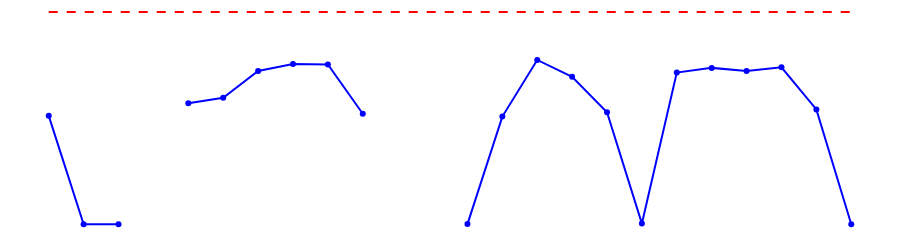
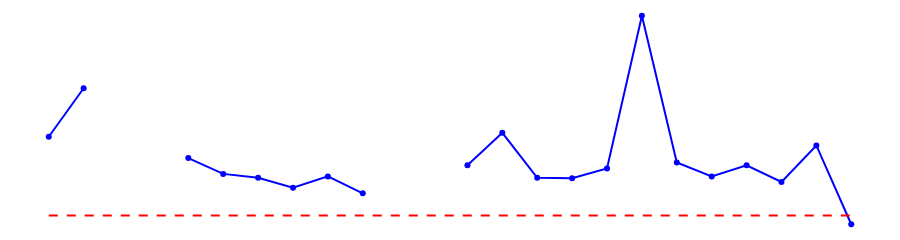
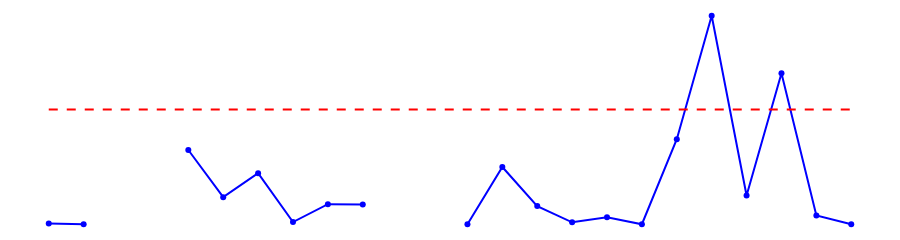

Notebook code for these charts, in order:
### Code cell
# Line Graph
# cSpell: disable=invalid-name
def line_graph(df: pd.DataFrame, indicator: str, meta: int):
    # Converter 'data_registro' para datetime e criar uma nova coluna 'data_turno'

    df["data_registro"] = pd.to_datetime(df["data_registro"])

    df["data_turno"] = df["data_registro"].dt.strftime("%Y-%m-%d")

    # Agrupar por 'data_turno' e 'turno' e calcular a média da eficiência

    df_grouped = df.groupby(["data_turno"])[indicator].mean().reset_index()

    # Multiplicar a eficiência por 100 para converter para porcentagem

    df_grouped[indicator] = df_grouped[indicator] * 100

    # Criar o gráfico

    fig = go.Figure(
        go.Scatter(
            x=df_grouped["data_turno"],
            y=df_grouped[indicator],
            mode="lines+markers",
            line=dict(color="blue"),
            marker=dict(color="blue"),
            hovertemplate="<i>Dia</i>: %{x}" + "<br><b>Porcentagem</b>: %{y:.1f}%<br>",
            hoverinfo="skip",
        )
    )

    # Linha de meta
    fig.add_trace(
        go.Scatter(
            x=df_grouped["data_turno"],
            y=[meta] * len(df_grouped),
            mode="lines",
            name="Meta",
            line=dict(color="red", dash="dash"),
            hovertemplate="<b>Meta</b>: %{y:.0f}%<extra></extra>",
        )
    )

    fig.update_layout(
        showlegend=False,
        plot_bgcolor="white",
        xaxis=dict(showticklabels=False),  # Esconde os valores do eixo x
        yaxis=dict(showticklabels=False),
        margin=dict(t=0, b=0, l=0, r=0),
        # height=None, # removido apenas para visualização no jupyter
        # autosize=True, # removido apenas para visualização no jupyter
        height=200,  # apenas para visualização no jupyter
    )

    fig.show()


line_graph(df_eff, "eficiencia", 90)


line_graph(df_perf, "performance", 4)


line_graph(df_reparos, "reparo", 4)

### Figure 1 — Plotly figure (JSON) as saved in the notebook; plotly's stock layout.template omitted (floating-point values rounded to 4 significant figures)
{"data": [{"hoverinfo": "skip", "hovertemplate": "<i>Dia</i>: %{x}<br><b>Porcentagem</b>: %{y:.1f}%<br>", "line": {"color": "blue"}, "marker": {"color": "blue"}, "mode": "lines+markers", "type": "scatter", "x": ["2024-02-01", "2024-02-02", "2024-02-03", "2024-02-04", "2024-02-05", "2024-02-06", "2024-02-07", "2024-02-08", "2024-02-09", "2024-02-10", "2024-02-11", "2024-02-12", "2024-02-13", "2024-02-14", "2024-02-15", "2024-02-16", "2024-02-17", "2024-02-18", "2024-02-19", "2024-02-20", "2024-02-21", "2024-02-22", "2024-02-23", "2024-02-24"], "y": [45.96, 0, 0, null, 51.28, 53.6, 65.01, 67.95, 67.73, 46.86, null, null, 0.06093, 45.66, 69.66, 62.55, 47.49, 0.2752, 64.33, 66.3, 64.97, 66.56, 48.68, 0]}, {"hovertemplate": "<b>Meta</b>: %{y:.0f}%<extra></extra>", "line": {"color": "red", "dash": "dash"}, "mode": "lines", "name": "Meta", "type": "scatter", "x": ["2024-02-01", "2024-02-02", "2024-02-03", "2024-02-04", "2024-02-05", "2024-02-06", "2024-02-07", "2024-02-08", "2024-02-09", "2024-02-10", "2024-02-11", "2024-02-12", "2024-02-13", "2024-02-14", "2024-02-15", "2024-02-16", "2024-02-17", "2024-02-18", "2024-02-19", "2024-02-20", "2024-02-21", "2024-02-22", "2024-02-23", "2024-02-24"], "y": [90, 90, 90, 90, 90, 90, 90, 90, 90, 90, 90, 90, 90, 90, 90, 90, 90, 90, 90, 90, 90, 90, 90, 90]}], "layout": {"height": 200, "margin": {"b": 0, "l": 0, "r": 0, "t": 0}, "plot_bgcolor": "white", "showlegend": false, "xaxis": {"showticklabels": false}, "yaxis": {"showticklabels": false}}}

### Figure 2 — Plotly figure (JSON) as saved in the notebook; plotly's stock layout.template omitted (floating-point values rounded to 4 significant figures)
{"data": [{"hoverinfo": "skip", "hovertemplate": "<i>Dia</i>: %{x}<br><b>Porcentagem</b>: %{y:.1f}%<br>", "line": {"color": "blue"}, "marker": {"color": "blue"}, "mode": "lines+markers", "type": "scatter", "x": ["2024-02-01", "2024-02-02", "2024-02-03", "2024-02-04", "2024-02-05", "2024-02-06", "2024-02-07", "2024-02-08", "2024-02-09", "2024-02-10", "2024-02-11", "2024-02-12", "2024-02-13", "2024-02-14", "2024-02-15", "2024-02-16", "2024-02-17", "2024-02-18", "2024-02-19", "2024-02-20", "2024-02-21", "2024-02-22", "2024-02-23", "2024-02-24"], "y": [40.59, 63.06, null, null, 30.7, 23.35, 21.58, 16.89, 22.17, 14.32, null, null, 27.38, 42.4, 21.56, 21.38, 25.84, 96.67, 28.65, 22.16, 27.3, 19.59, 36.53, 0]}, {"hovertemplate": "<b>Meta</b>: %{y:.0f}%<extra></extra>", "line": {"color": "red", "dash": "dash"}, "mode": "lines", "name": "Meta", "type": "scatter", "x": ["2024-02-01", "2024-02-02", "2024-02-03", "2024-02-04", "2024-02-05", "2024-02-06", "2024-02-07", "2024-02-08", "2024-02-09", "2024-02-10", "2024-02-11", "2024-02-12", "2024-02-13", "2024-02-14", "2024-02-15", "2024-02-16", "2024-02-17", "2024-02-18", "2024-02-19", "2024-02-20", "2024-02-21", "2024-02-22", "2024-02-23", "2024-02-24"], "y": [4, 4, 4, 4, 4, 4, 4, 4, 4, 4, 4, 4, 4, 4, 4, 4, 4, 4, 4, 4, 4, 4, 4, 4]}], "layout": {"height": 200, "margin": {"b": 0, "l": 0, "r": 0, "t": 0}, "plot_bgcolor": "white", "showlegend": false, "xaxis": {"showticklabels": false}, "yaxis": {"showticklabels": false}}}

### Figure 3 — Plotly figure (JSON) as saved in the notebook; plotly's stock layout.template omitted (floating-point values rounded to 4 significant figures)
{"data": [{"hoverinfo": "skip", "hovertemplate": "<i>Dia</i>: %{x}<br><b>Porcentagem</b>: %{y:.1f}%<br>", "line": {"color": "blue"}, "marker": {"color": "blue"}, "mode": "lines+markers", "type": "scatter", "x": ["2024-02-01", "2024-02-02", "2024-02-03", "2024-02-04", "2024-02-05", "2024-02-06", "2024-02-07", "2024-02-08", "2024-02-09", "2024-02-10", "2024-02-11", "2024-02-12", "2024-02-13", "2024-02-14", "2024-02-15", "2024-02-16", "2024-02-17", "2024-02-18", "2024-02-19", "2024-02-20", "2024-02-21", "2024-02-22", "2024-02-23", "2024-02-24"], "y": [0.02315, 0, null, null, 2.585, 0.9436, 1.777, 0.07576, 0.6985, 0.6855, null, null, 0, 1.992, 0.6317, 0.0672, 0.2399, 0, 2.963, 7.26, 1.003, 5.255, 0.3045, 0]}, {"hovertemplate": "<b>Meta</b>: %{y:.0f}%<extra></extra>", "line": {"color": "red", "dash": "dash"}, "mode": "lines", "name": "Meta", "type": "scatter", "x": ["2024-02-01", "2024-02-02", "2024-02-03", "2024-02-04", "2024-02-05", "2024-02-06", "2024-02-07", "2024-02-08", "2024-02-09", "2024-02-10", "2024-02-11", "2024-02-12", "2024-02-13", "2024-02-14", "2024-02-15", "2024-02-16", "2024-02-17", "2024-02-18", "2024-02-19", "2024-02-20", "2024-02-21", "2024-02-22", "2024-02-23", "2024-02-24"], "y": [4, 4, 4, 4, 4, 4, 4, 4, 4, 4, 4, 4, 4, 4, 4, 4, 4, 4, 4, 4, 4, 4, 4, 4]}], "layout": {"height": 200, "margin": {"b": 0, "l": 0, "r": 0, "t": 0}, "plot_bgcolor": "white", "showlegend": false, "xaxis": {"showticklabels": false}, "yaxis": {"showticklabels": false}}}
